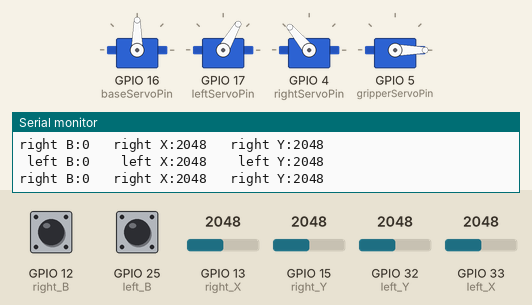
A sketch run on a simulated ESP32. Parts: 4 × servo, the last lines printed to the serial monitor. Inputs (shaded band) come from the test bench; at power-on: GPIO 13 (right_X) = 2048, GPIO 12 (right_B) LOW, GPIO 15 (right_Y) = 2048, GPIO 25 (left_B) LOW, GPIO 32 (left_Y) = 2048, GPIO 33 (left_X) = 2048.

Above: at 5.2 s.
5.3 s: GPIO 13 (right_X) set to 2942
7.0 s: GPIO 13 (right_X) set to 3056
At 7.78 s:
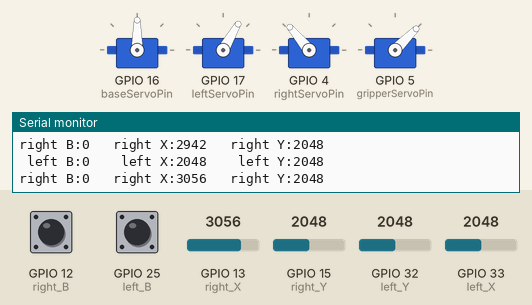
At 9.3 s:
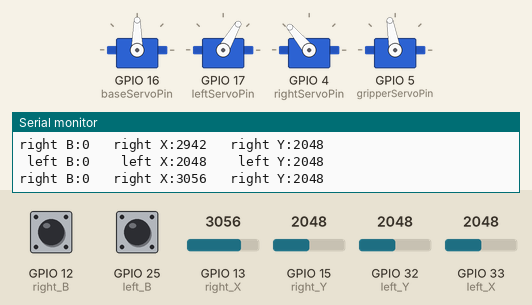
Timing chart, 0 to 10.8 s (numbered marks = the images above; inputs shaded):
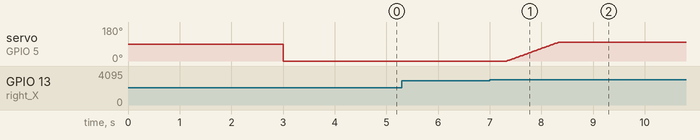

Measured:
- the behaviour switches between 3000 and 3001 on GPIO 13 (right_X) (found by bisection; images 0 and 1)
- after the input at 7.0 s, servo on GPIO 5 (gripperServoPin): moves from 0° to 100° over 1.0 s, starting after 0.33 s

The sketch:

4_1.ino
```cpp
#include "ESP32Servo.h" // 添加舵机库

// 定义左侧摇杆模块的引脚
const int left_X = 33; // 定义左侧摇杆的X引脚为IO33
const int left_Y = 32;  // 定义左侧摇杆的Y引脚为IO32
const int left_B = 25; // 定义左侧摇杆的B引脚为IO25

// 定义右侧摇杆模块的引脚
const int right_X = 13; // 定义右侧摇杆的X引脚为IO13
const int right_Y = 15; // 定义右侧摇杆的Y引脚为IO15
const int right_B = 12; // 定义右侧摇杆的B引脚为IO12

// 定义4个舵机的引脚
const int baseServoPin = 16; // 定义底座舵机的引脚为IO16
const int leftServoPin = 17; // 定义左关节舵机的引脚为IO17
const int rightServoPin = 4; // 定义右关节舵机的引脚为IO4
const int gripperServoPin = 5; // 定义夹爪舵机的引脚为IO5

// 定义变量，用于存放读取到的左右摇杆的值
int left_B_data, left_Y_data, left_X_data, right_B_data, right_X_data, right_Y_data;

// 创建舵机对象以控制舵机
Servo myservo1;
Servo myservo2;
Servo myservo3;
Servo myservo4;

// 定义4个舵机角度（就是开机时初始状态角度值）
int BaseServoAngle = 90; // 底座舵机初始角度
int LeftServoAngle = 60; // 左关节舵机初始角度
int RightServoAngle = 130; // 右关节舵机初始角度
int GripperServoAngle = 0;  // 夹爪舵机初始角度

void setup() {
  // 设置左、右摇杆的引脚为输入模式
  pinMode(left_X, INPUT);
  pinMode(left_Y, INPUT);
  pinMode(left_B, INPUT);

  pinMode(right_X, INPUT);
  pinMode(right_Y, INPUT);
  pinMode(right_B, INPUT);

  // 将4个舵机绑定到对应舵机对象上
  myservo1.attach(baseServoPin);
  myservo2.attach(leftServoPin);
  myservo3.attach(rightServoPin);
  myservo4.attach(gripperServoPin);

  // 开机时4个舵机的初始状态角度
  myservo1.write(BaseServoAngle);
  delay(1000);
  myservo2.write(LeftServoAngle);
  delay(1000);
  myservo3.write(RightServoAngle);
  delay(1000);
  myservo4.write(GripperServoAngle);
  delay(1000);
}

void loop() {
  Serial.begin(115200); // 设置波特率为115200
  left_X_data = analogRead(left_X);   // 读取左侧摇杆X引脚的值
  left_Y_data = analogRead(left_Y);   // 读取左侧摇杆Y引脚的值
  left_B_data = digitalRead(left_B);  // 读取左侧摇杆B引脚的值

  right_X_data = analogRead(right_X);  // 读取右侧摇杆X引脚的值
  right_Y_data = analogRead(right_Y);  // 读取右侧摇杆Y引脚的值
  right_B_data = digitalRead(right_B);  // 读取右侧摇杆B引脚的值

  Serial.print(" left B:");
  Serial.print(left_B_data);
  Serial.print("    left X:");
  Serial.print(left_X_data);
  Serial.print("    left Y:");
  Serial.println(left_Y_data);

  Serial.print("right B:");
  Serial.print(right_B_data);
  Serial.print("   right X:");
  Serial.print(right_X_data);
  Serial.print("   right Y:");
  Serial.println(right_Y_data);
  delay(300);

  base_Servo_Control(); // 底座舵机控制
  left_Servo_Control(); // 左关节舵机控制
  right_Servo_Control(); // 右关节舵机控制
  gripper_Servo_Control(); // 夹爪舵机控制
}

// 底座舵机控制
void base_Servo_Control() {
  if (left_X_data > 3000) {
    while (analogRead(left_X) > 3000) {
      myservo1.write(BaseServoAngle++);
      if (BaseServoAngle >= 180) BaseServoAngle = 180;
      delay(10);
    }
  } else if (left_X_data < 20) {
    while (analogRead(left_X) < 20) {
      myservo1.write(BaseServoAngle--);
      if (BaseServoAngle <= 0) BaseServoAngle = 0;
      delay(10);
    }
  }
}

// 左关节舵机控制
void left_Servo_Control() {
  if (left_Y_data > 3000) {
    while (analogRead(left_Y) > 3000) {
      myservo2.write(LeftServoAngle++);
      if (LeftServoAngle >= 110) LeftServoAngle = 110;
      delay(10);
    }
  } else if (left_Y_data < 20) {
      while (analogRead(left_Y) < 20) {
      myservo2.write(LeftServoAngle--);
      if (LeftServoAngle <= 0) LeftServoAngle = 0;
      delay(10);
    }
  }
}

// 右关节舵机控制
void right_Servo_Control() {
  if (right_Y_data > 3000) {
    while (analogRead(right_Y) > 3000) {
      myservo3.write(RightServoAngle--);
      if (RightServoAngle <= 60) RightServoAngle = 60;
      delay(10);
    }
  } else if (right_Y_data < 20) {
    while (analogRead(right_Y) < 20) {
      myservo3.write(RightServoAngle++);
      if (RightServoAngle >= 180) RightServoAngle = 180;
      delay(10);
    }
  }
}

// 夹爪舵机控制
void gripper_Servo_Control() {
  if (right_X_data > 3000) {
    while (analogRead(right_X) > 3000) {
      myservo4.write(GripperServoAngle++);
      if (GripperServoAngle >= 100) GripperServoAngle = 100;
      delay(10);
    }
  } else if (right_X_data < 20) {
    while (analogRead(right_X) < 20) {
      myservo4.write(GripperServoAngle--);
      if (GripperServoAngle <= 0) GripperServoAngle = 0;
      delay(10);
    }
  }
}
```
